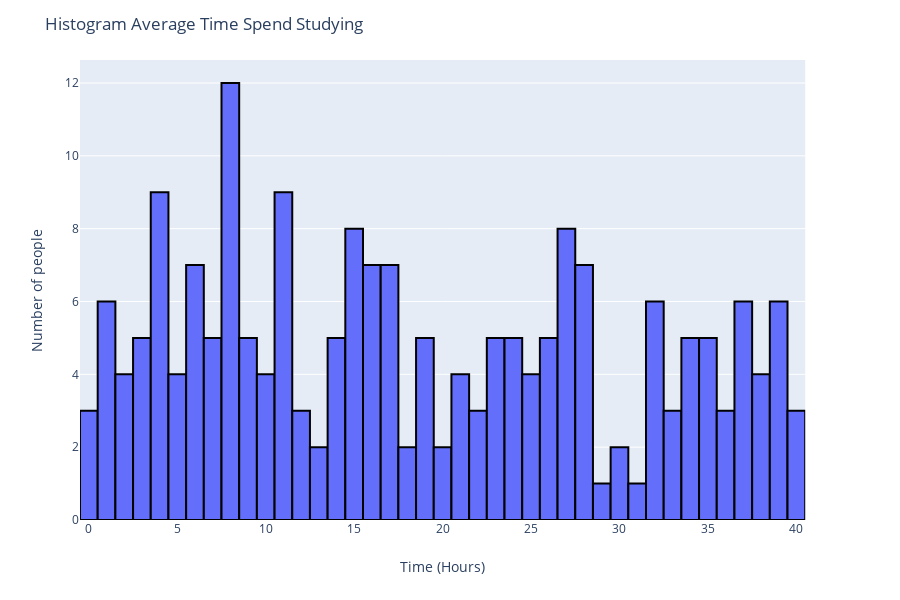

The notebook cell this image was saved under:
### Markdown cell above
In this section I have generated an array of numbers to represent the amount of time that was spent studying per week. Currently I am undertaking five modules with GMIT so I have used the same number of modules here and gave an time of 4 hours per module per week. 

Once the array is completed I have generated a histogram to display the overall distribution. I have set the nbin size to 50. The histogram is interactive and by this I mean that when you place the mouse pointer over one of the bars it will display X which represents the the total house spent studying along with count which represents the total number of people who spent that much time revising. For example, 12 students spend between 7.5 and 8.5 hours studying.

### Code cell
np.random.seed(1234567) # Set the random seed so the numbers will stay the same each time the cell is executed
AvgTimeStudying = np.random.uniform(0, 40, size=200) # Specify range and set size of array
#print(AvgTimeStudying) # Print to screen - Testing purpose to check seed worked


# Create a histogram that is interactive
#fig = go.Figure()
fig = px.histogram(x=AvgTimeStudying, nbins=50) # Add the array age to be displayed

# Add black line around the bars represented.
fig.data[0].marker.line.width = 2
fig.data[0].marker.line.color = "black"

# Add layout to the histogram
fig.update_layout(
    title="Histogram Average Time Spend Studying",
    xaxis_title="Time (Hours)",
    yaxis_title="Number of people",
)
fig.show() # Show

### Figure 1 — Plotly figure (JSON) as saved in the notebook; plotly's stock layout.template omitted (floating-point values rounded to 4 significant figures; data arrays with more than 128 entries replaced by an {"elided": "..."} marker saying what was removed)
{"data": [{"alignmentgroup": "True", "bingroup": "x", "hoverlabel": {"namelength": 0}, "hovertemplate": "x=%{x}<br>count=%{y}", "legendgroup": "", "marker": {"color": "#636efa", "line": {"color": "black", "width": 2}}, "name": "", "nbinsx": 50, "offsetgroup": "", "orientation": "v", "showlegend": false, "type": "histogram", "x": {"elided": "200 float values"}, "xaxis": "x", "yaxis": "y"}], "layout": {"barmode": "relative", "height": 600, "legend": {"tracegroupgap": 0}, "margin": {"t": 60}, "title": {"text": "Histogram Average Time Spend Studying"}, "xaxis": {"anchor": "y", "domain": [0, 0.98], "title": {"text": "Time (Hours)"}}, "yaxis": {"anchor": "x", "domain": [0, 1], "title": {"text": "Number of people"}}}}
